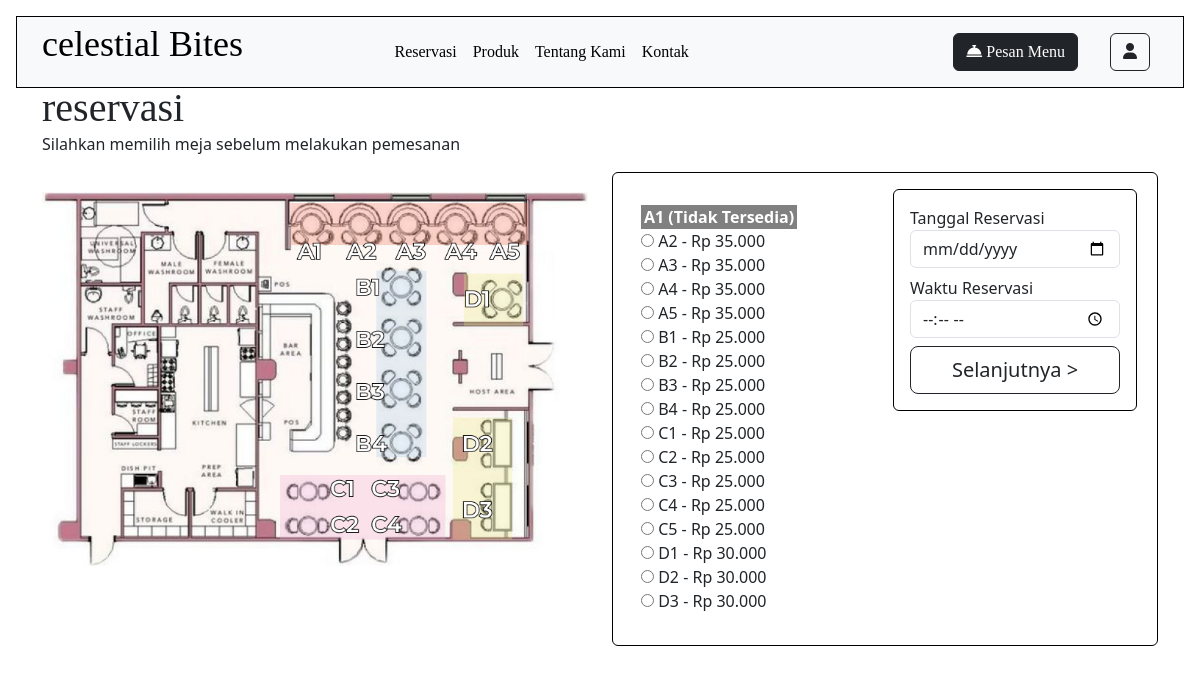
Page /pages/reservasi.php (signed in) on the committed database.
### tables this page shows
CREATE TABLE `meja` (
  `id_meja` varchar(50) NOT NULL,
  `harga_meja` float DEFAULT NULL,
  `status` enum('tersedia','tidak tersedia') NOT NULL
);

### db/db.php (called while the page is built, shortened)
<?php
class Database {
    private $host = "localhost";
    private $user = "root";
    private $pass = "";
    private $db = "celestial_bites";
    public $conn;
    public function __construct(){
        $this->conn = new mysqli($this->host, $this->user, $this->pass, $this->db);
    }
    public function query($sql) {
        return $this->conn->query($sql);
    }
}
?>

### pages/reservasi.php (the view, shortened to what this page needs)
<?php
require_once "../db/db.php";
$db = new Database();
$query = "SELECT id_meja, harga_meja, status FROM meja";
$result = $db->query($query);
$mejaList = [];
if ($result) {
    $mejaList = $result->fetch_all(MYSQLI_ASSOC);
}
?>
<!DOCTYPE html>
<html lang="en">
<head>
    <link rel="stylesheet" href="../style/font.css">
    <link href="https://cdn.jsdelivr.net/npm/bootstrap@5.3.3/dist/css/bootstrap.min.css" rel="stylesheet">
</head>
<body>
    <?php include "../navbar.php"; ?>
    <section class="section-reservasi container mt-4">
        <div class="row">
            <div class="text-left">
                <h1 style="margin-bottom: 0;">reservasi</h1>
                <p>Silahkan memilih meja sebelum melakukan pemesanan</p>
            </div>
            <div class="col-sm-6">
                <img src="../img/map.png" alt="Table Map" class="table-map img-fluid">
            </div>
            <div class="container col-sm-6 d-flex flex-row align-items-center ">
                <div class="card py-3 mb-0" style="border:1px solid black">
                    <form action="../db/reservasi_action.php?action=insert_customer" method="post">
                        <div class="container d-flex">
                            <div class="col-sm-6">
                                <div class="card" style="border:none;">
                                    <div class="card-body">
                                        <?php
                                        foreach ($mejaList as $meja) {
                                            if ($meja['status'] === 'tersedia') {
                                                echo '<tr class="table table-striped table-hover">';
                                                echo '<td>';
                                                echo '<label>';
                                                echo '<input type="radio" name="id_meja" value="' . $meja['id_meja'] . '" data-harga="' . $meja['harga_meja'] . '"> ';
                                                echo $meja['id_meja'] . ' - Rp ' . number_format($meja['harga_meja'], 0, ',', '.');
                                                echo '</label>';
                                                echo '</td>';
                                                echo '</tr>';
                                            } else {
                                                echo '<tr class="table table-striped table-hover">';
                                                echo '<td>';
                                                echo '<label style="padding-inline: 3px; background-color:grey; font-weight:bold; color:white;">';
                                                echo $meja['id_meja'] . ' (Tidak Tersedia)';
                                                echo '</label>';
                                                echo '</td>';
                                                echo '</tr>';
                                            }
                                        }
                                        ?>
                                    </div>
                                </div>
                            </div>
                            <div class="col-sm-6 px-2 align-item-center">
                                <div class="card" style="border:1px solid black">
                                    <div class="card-body">
                                    <p class="mb-0">Tanggal Reservasi</p>
                                    <input type="date" name="tanggal_reservasi" class="form-control mb-2" required>
                                    <p class="mb-0">Waktu Reservasi</p>
                                    <input type="time" name="waktu_reservasi" class="form-control mb-2" required>
                                    <button type="submit" class="form-control btn btn-outline-dark btn-lg">Selanjutnya ></button>
                                    </div>
                                </div>
                            </div>
                        </div>
                    </form>
                </div>
            </div>
        </div>
    </section>
</body>
</html>

### pages/reservasi.php (style rules this page uses)
.section-reservasi { padding: 60px 0; }
.table-map { width: 100%; max-width: 600px; margin: 20px auto; display: block; }
h1 { font-family: 'Perandory'; }

### rows in the picture
meja: id_meja "A1"
meja: id_meja "A2", harga_meja "35.000"
meja: id_meja "A3", harga_meja "35.000"
meja: id_meja "A4", harga_meja "35.000"
meja: id_meja "A5", harga_meja "35.000"
meja: id_meja "B1", harga_meja "25.000"
meja: id_meja "B2", harga_meja "25.000"
meja: id_meja "B3", harga_meja "25.000"
meja: id_meja "B4", harga_meja "25.000"
meja: id_meja "C1", harga_meja "25.000"
meja: id_meja "C2", harga_meja "25.000"
meja: id_meja "C3", harga_meja "25.000"
meja: id_meja "C4", harga_meja "25.000"
meja: id_meja "C5", harga_meja "25.000"
meja: id_meja "D1", harga_meja "30.000"
meja: id_meja "D2", harga_meja "30.000"
meja: id_meja "D3", harga_meja "30.000"
